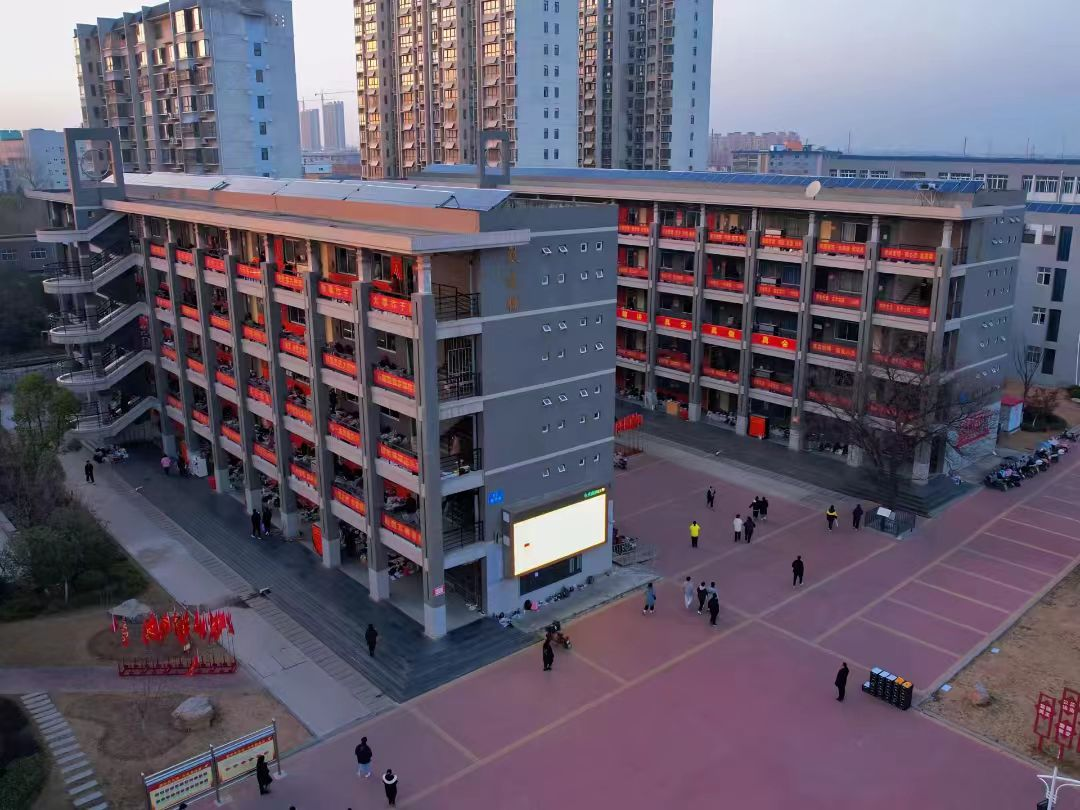
#> input picture images/campus-01.jpg, 1080 x 810 px
$ python see.py images/campus-01.jpg
#> lines starting #> are read from the running program, lines starting #| are printed output that depends on the picture
# -*- coding: utf-8 -*-
# see.py — 截图读取流水线：颜色统计 + ASCII 布局图 + 生成OCR增强图
# 用法: python see.py <图片路径> [更多图片...]
import sys, os, subprocess
from PIL import Image, ImageOps
from collections import Counter

def classify(p):
    r, g, b = p[0], p[1], p[2]
    if r > 235 and g > 235 and b > 225: return '.'   # 白/纸底
    if r < 70 and g < 70 and b < 90:   return '#'    # 深底
    if b > 150 and b > r + 40 and b > g + 30: return 'B'  # 蓝
    if r > 150 and r > g + 40 and r > b + 40: return 'R'  # 红
    if g > 120 and g > r + 25 and g > b + 25: return 'G'  # 绿
    if r > 180 and g > 150 and b < 120: return 'Y'        # 黄
    return '+'

def see(path):
#> called with path = 'images/campus-01.jpg'
    im = Image.open(path)
#> im is the input picture: PIL image 1080x810 RGB; mean R, G, B 98.4, 90.2, 106
    print(f'== {path} ==')
    print('mode', im.mode, 'size', im.size)
#| mode RGB size (1080, 810)
    if 'A' in im.mode:
        a = im.getchannel('A')
        print('alpha min/max:', a.getextrema())
    im = im.convert('RGB')
    W, H = im.size
#> W = 1080; H = 810
    c = Counter(im.getpixel((x, y)) for y in range(0, H, 2) for x in range(0, W, 2))
#> c = 63123 items
    total = max(1, (W // 2 + W % 2) * (H // 2 + H % 2))
#> total = 218700
    parts = []
    for (r, g, b), n in c.most_common(8):
        parts.append('#%02x%02x%02x(%d%%)' % (r, g, b, round(100.0 * n / total)))
#> this loop made 8 passes
#> (r, g, b, n) on passes 1 to 8: (126, 83, 111, 1011), (238, 236, 239, 788), (241, 239, 244, 704), (126, 83, 113, 641), (127, 84, 112, 465), (125, 82, 112, 453), (126, 83, 110, 445), (74, 86, 110, 408)
#> after the loop, parts = ['#7e536f(0%)', '#eeecef(0%)', '#f1eff4(0%)', '#7e5371(0%)', '#7f5470(0%)', '#7d5270(0%)', '#7e536e(0%)', '#4a566e(0%)']
    print('top colors:', ' '.join(parts))
#| top colors: #7e536f(0%) #eeecef(0%) #f1eff4(0%) #7e5371(0%) #7f5470(0%) #7d5270(0%) #7e536e(0%) #4a566e(0%)
    sx, sy = max(1, W // 60), max(1, H // 30)
#> sx = 18; sy = 27
    for y in range(0, H, sy):
        print(''.join(classify(im.getpixel((x, y))) for x in range(0, W, sx)))
#> this loop made 30 passes
#> (printed output is left out)
    g = ImageOps.autocontrast(im.convert('L')).resize((W * 4, H * 4), Image.LANCZOS)
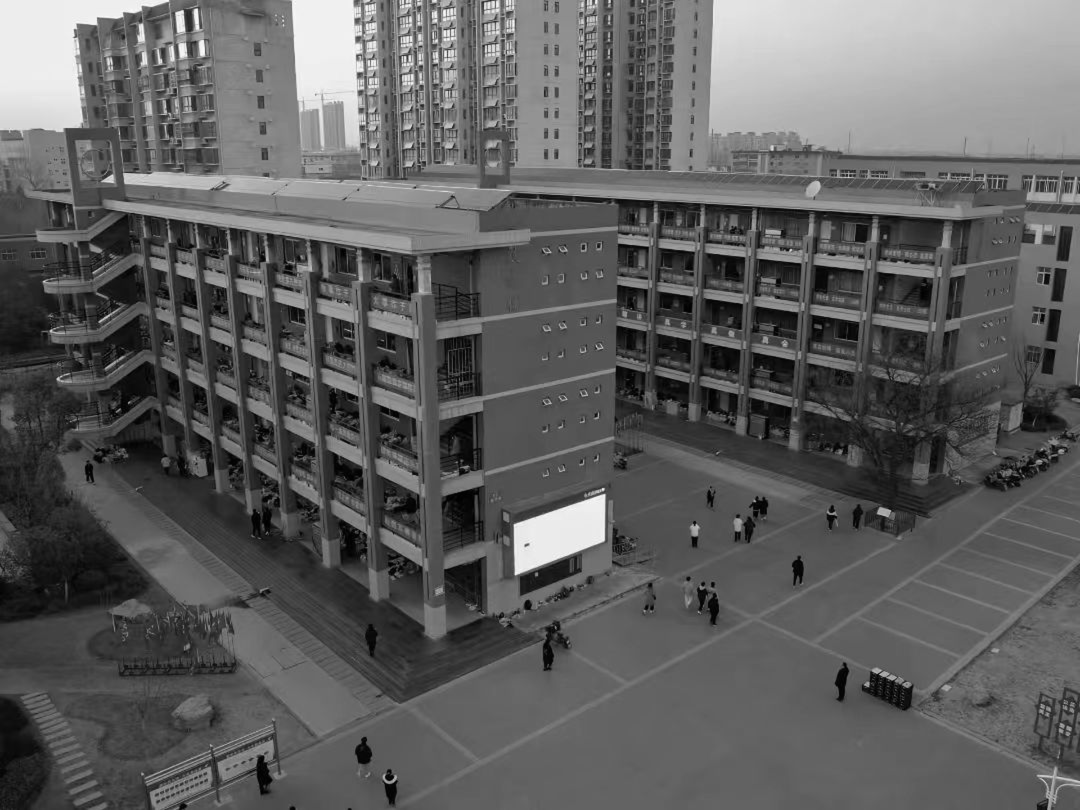
#> g: PIL image 4320x3240 L (shown at 1/4 size); min 0, max 255, mean 94.5
    big = os.path.splitext(path)[0] + '_big.png'
    g.save(big)
    print('ocr-augmented ->', big)

if __name__ == '__main__':
    for p in sys.argv[1:]:
        see(p)

$ run again, on images/campus-03.jpg
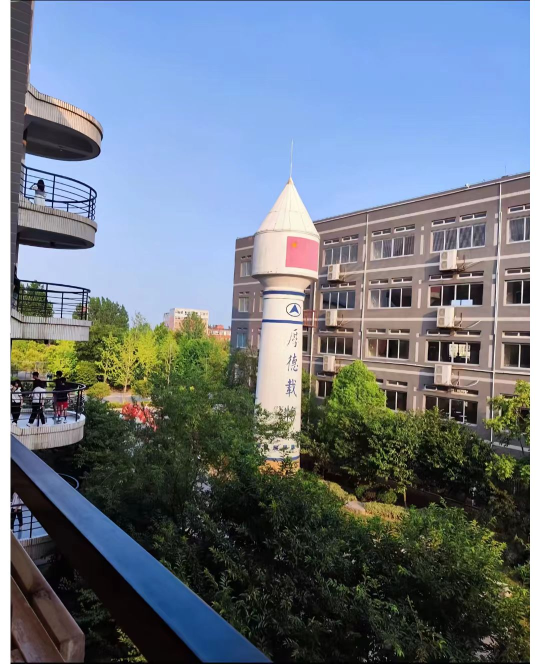
#> input picture images/campus-03.jpg, 1080 x 1327 px (shown at 1/2 size)
#> in see, im is the input picture: PIL image 1080x1327 RGB; mean R, G, B 109.7, 120.7, 132.9
#| mode RGB size (1080, 1327)
#> c = 84941 items
#> the loop in see, `for (r, g, b), n in c.most_common(8):` made 8 passes
#> (r, g, b, n) on passes 1 to 8: (255, 255, 255, 9001), (130, 175, 243, 4552), (119, 169, 238, 3163), (128, 175, 243, 1820), (130, 173, 241, 1815), (130, 174, 245, 1583), (147, 186, 245, 1442), (142, 182, 241, 1360)
#> after the loop in see, `for (r, g, b), n in c.most_common(8):`: parts = ['#ffffff(3%)', '#82aff3(1%)', '#77a9ee(1%)', '#80aff3(1%)', '#82adf1(1%)', '#82aef5(0%)', '#93baf5(0%)', '#8eb6f1(0%)']
#| top colors: #ffffff(3%) #82aff3(1%) #77a9ee(1%) #80aff3(1%) #82adf1(1%) #82aef5(0%) #93baf5(0%) #8eb6f1(0%)
#> the loop in see, `for y in range(0, H, sy):` made 31 passes
#| ..#########################################################.
#| ..+#BBBBBBBBBBBBBBBBBBBBBBBBBBBBBBBBBBBBBBBBBBBBBBBBBBBBBBB.
#| ..#+BBBBBBBBBBBBBBBBBBBBBBBBBBBBBBBBBBBBBBBBBBBBBBBBBBBBBBB.
#| ..++BBBBBBBBBBBBBBBBBBBBBBBBBBBBBBBBBBBBBBBBBBBBBBBBBBBBBBB.
#| ..++BBBBBBBBBBBBBBBBBBBBBBBBBBBBBBBBBBBBBBBBBBBBBBBBBBBBBBB.
#> (further printed lines are left out)
#> in see, `g = ImageOps.autocontrast(im.convert('L')).resize((W * 4, H * 4), Imag..`:
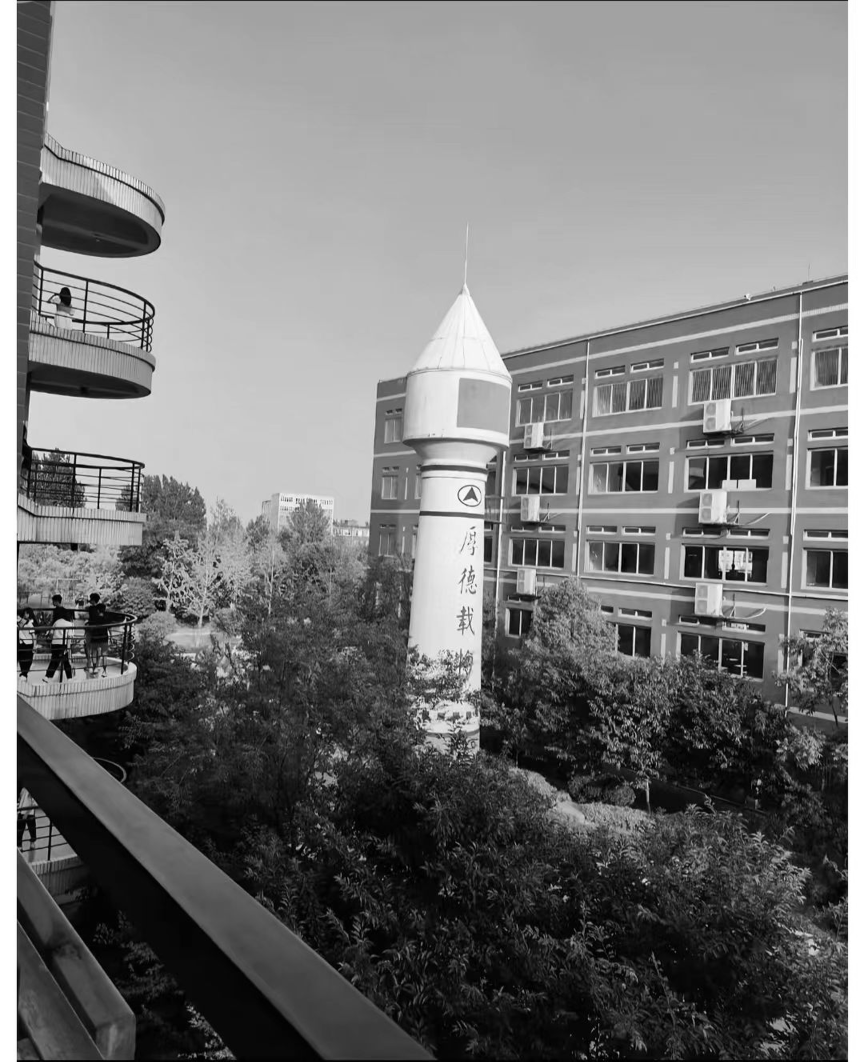
#> g: PIL image 4320x5308 L (shown at 1/5 size); min 0, max 255, mean 118.8

$ run again, on images/campus-04.jpg
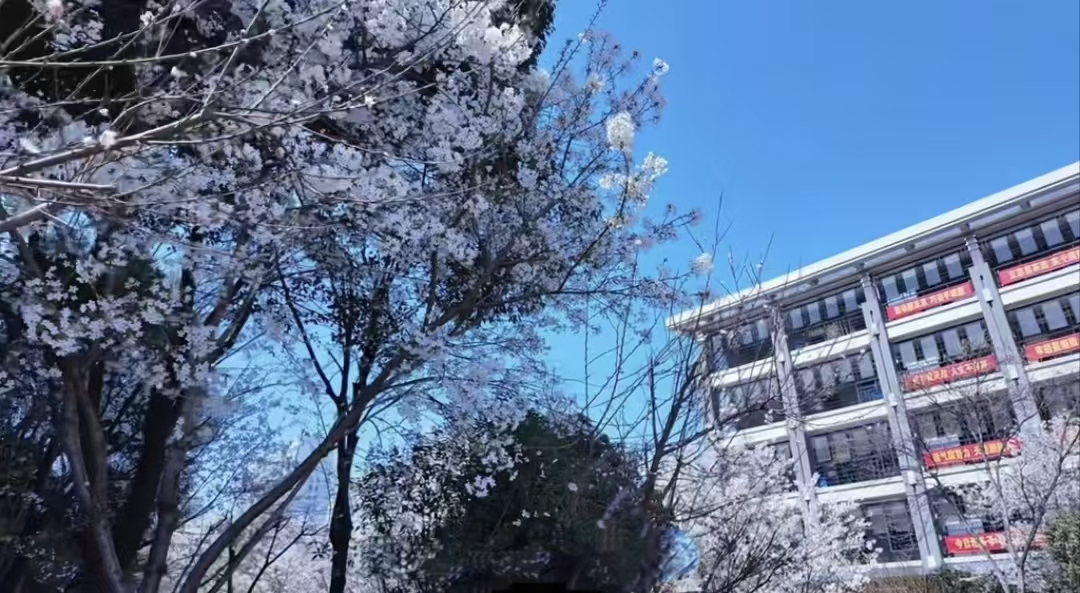
#> input picture images/campus-04.jpg, 1080 x 593 px
#> in see, im is the input picture: PIL image 1080x593 RGB; mean R, G, B 94, 114.3, 145.4
#| mode RGB size (1080, 593)
#> c = 50499 items
#> the loop in see, `for (r, g, b), n in c.most_common(8):` made 8 passes
#> (r, g, b, n) on passes 1 to 8: (88, 147, 223, 1371), (87, 146, 222, 1048), (90, 149, 227, 989), (91, 153, 228, 984), (91, 150, 228, 881), (93, 157, 231, 850), (90, 149, 225, 818), (94, 158, 232, 712)
#> after the loop in see, `for (r, g, b), n in c.most_common(8):`: parts = ['#5893df(1%)', '#5792de(1%)', '#5a95e3(1%)', '#5b99e4(1%)', '#5b96e4(1%)', '#5d9de7(1%)', '#5a95e1(1%)', '#5e9ee8(0%)']
#| top colors: #5893df(1%) #5792de(1%) #5a95e3(1%) #5b99e4(1%) #5b96e4(1%) #5d9de7(1%) #5a95e1(1%) #5e9ee8(0%)
#> the loop in see, `for y in range(0, H, sy):` made 32 passes
#| +#+.#+####+##+++#+++++++++++++#BBBBBBBBBBBBBBBBBBBBBBBBBBBBB
#| ##++####++#+##+++++#++++++++#+#BBBBBBBBBBBBBBBBBBBBBBBBBBBBB
#| ####+####+###++##+++++++++++++#BBBBBBBBBBBBBBBBBBBBBBBBBBBBB
#| +########+##+##+#+++++++#+#+++BBBBBBBBBBBBBBBBBBBBBBBBBBBBBB
#| ++###+####++++#++++++#+##+++++BBBBBBBBBBBBBBBBBBBBBBBBBBBBBB
#> (further printed lines are left out)
#> in see, `g = ImageOps.autocontrast(im.convert('L')).resize((W * 4, H * 4), Imag..`:
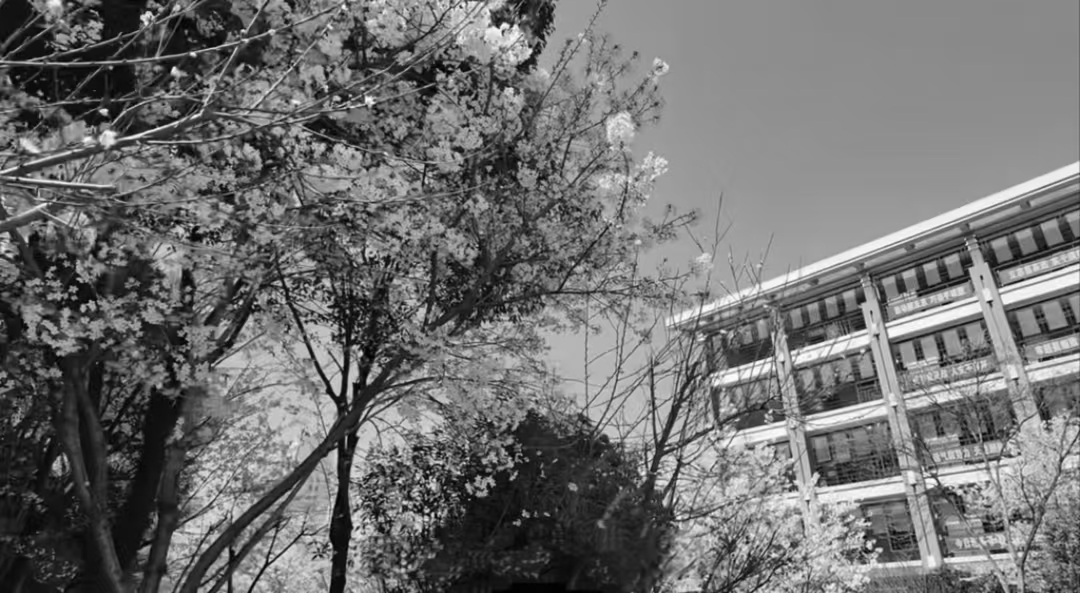
#> g: PIL image 4320x2372 L (shown at 1/4 size); min 0, max 255, mean 111.8
